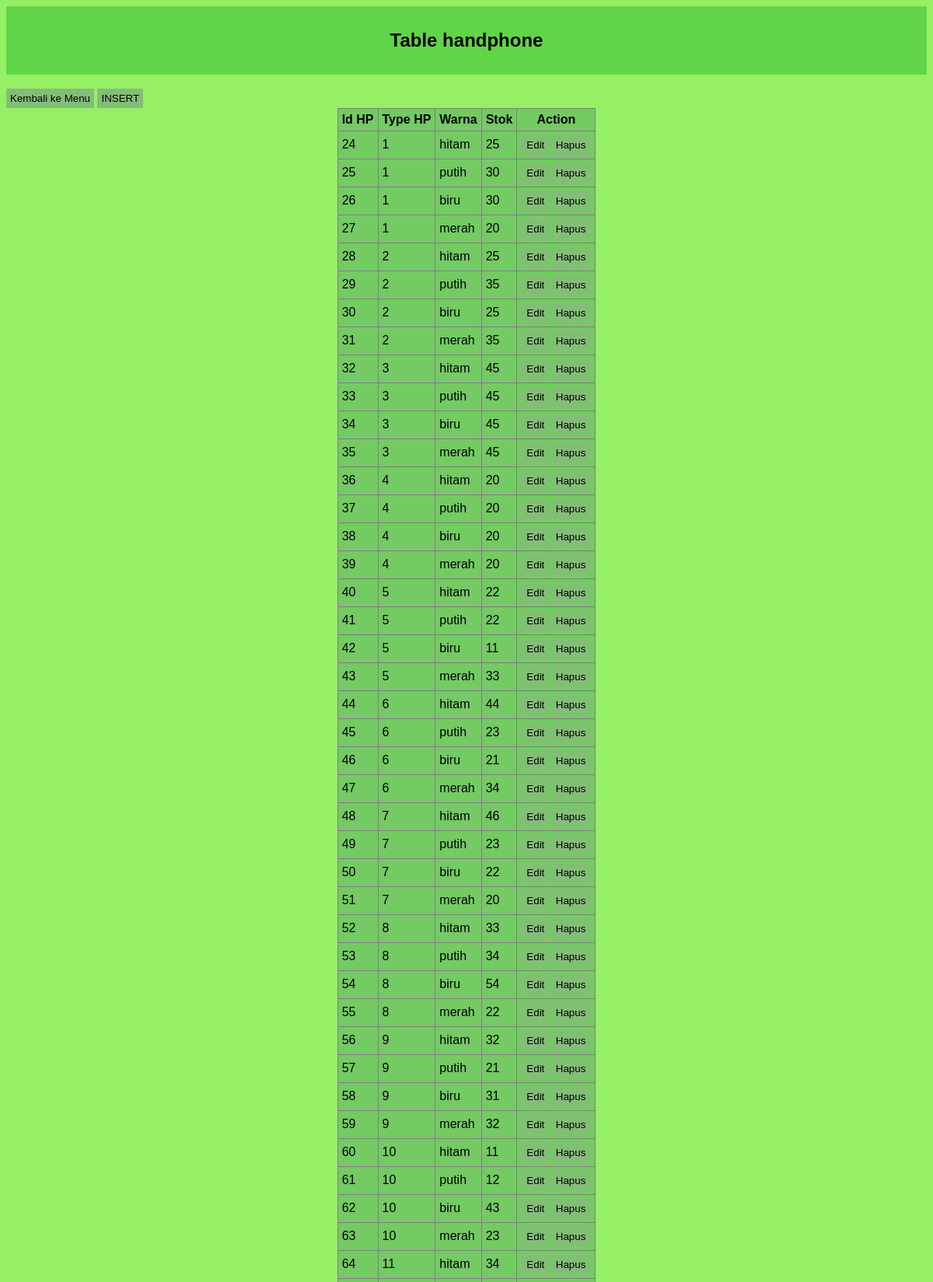
Screenshot of /Table_HP.php (upper part) with the database file from the repository.
### tables this page shows
CREATE TABLE `handphone` (
  `Id_HP` int(11) NOT NULL AUTO_INCREMENT,
  `Type_HP` int(11) DEFAULT NULL,
  `Warna` varchar(30) DEFAULT NULL,
  `Stok` int(11) DEFAULT NULL,
  PRIMARY KEY (`Id_HP`),
  KEY `Type_HP` (`Type_HP`),
  CONSTRAINT `handphone_ibfk_1` FOREIGN KEY (`Type_HP`) REFERENCES `type_` (`Type_HP`)
);

### Table_HP.php (the view, shortened to what this page needs)
<!DOCTYPE html>
<html>
<head>
	<link rel="stylesheet" type="text/css" href="style.css">
</head>
<body>
	<div class="judul">
		<h2>Table handphone</h2>
	</div>
	<br />
    <a href="index.php">
		<button>Kembali ke Menu</button>
	</a>
	<a href="tambah_HP.php">
		<button>INSERT</button>
	</a>
        <table border="1" align="center" class="table">
			<tr>
				<th>Id HP</th>
				<th>Type HP</th>
                <th>Warna</th>
                <th>Stok</th>
				<th>Action</th>
			</tr>
			<?php
			include "koneksi.php";
			$query = mysqli_query($con, "SELECT * FROM handphone") or die(mysqli_error($con));
			while($data = mysqli_fetch_array($query)) { ?>
				<tr>
				<td><?php echo $data['Id_HP']; ?></td>
					<td><?php echo $data['Type_HP']; ?></td>
                    <td><?php echo $data['Warna']; ?></td>
                    <td><?php echo $data['Stok']; ?></td>
					<td width="90px" align="center">
						<a href="edit_HP.php?Id_HP=<?php echo $data['Id_HP']; ?>"><button>Edit</button></a>
						<a href="proses_hapus_HP.php?Id_HP=<?php echo $data['Id_HP']; ?>" onclick="return confirm('Yakin hapus data?')"><button>Hapus</button></a>
					</td>
				</tr>
			<?php
			} ?>
		</table>

### style.css (style rules this page uses)
body { font-family: 'Gill Sans', 'Gill Sans MT', Calibri, 'Trebuchet MS', sans-serif; background: rgb(149, 240, 101); }
.judul { background: #61d549; padding: 10px; text-align: center; }
a { text-decoration: none; }
button { border: 0px; padding: 5px; background-color: #83be77; }
.table { background-color: #74ca63; border-color: ; border-collapse: collapse; }
.table tr th, .table tr td { padding: 5px; }

### rows the page displays
handphone: Id_HP "24", Type_HP "1", Warna "hitam", Stok "25"
handphone: Id_HP "25", Type_HP "1", Warna "putih", Stok "30"
handphone: Id_HP "26", Type_HP "1", Warna "biru", Stok "30"
handphone: Id_HP "27", Type_HP "1", Warna "merah", Stok "20"
handphone: Id_HP "28", Type_HP "2", Warna "hitam", Stok "25"
handphone: Id_HP "29", Type_HP "2", Warna "putih", Stok "35"
handphone: Id_HP "30", Type_HP "2", Warna "biru", Stok "25"
handphone: Id_HP "31", Type_HP "2", Warna "merah", Stok "35"
handphone: Id_HP "32", Type_HP "3", Warna "hitam", Stok "45"
handphone: Id_HP "33", Type_HP "3", Warna "putih", Stok "45"
handphone: Id_HP "34", Type_HP "3", Warna "biru", Stok "45"
handphone: Id_HP "35", Type_HP "3", Warna "merah", Stok "45"
handphone: Id_HP "36", Type_HP "4", Warna "hitam", Stok "20"
handphone: Id_HP "37", Type_HP "4", Warna "putih", Stok "20"
handphone: Id_HP "38", Type_HP "4", Warna "biru", Stok "20"
handphone: Id_HP "39", Type_HP "4", Warna "merah", Stok "20"
handphone: Id_HP "40", Type_HP "5", Warna "hitam", Stok "22"
handphone: Id_HP "41", Type_HP "5", Warna "putih", Stok "22"
handphone: Id_HP "42", Type_HP "5", Warna "biru", Stok "11"
handphone: Id_HP "43", Type_HP "5", Warna "merah", Stok "33"
handphone: Id_HP "44", Type_HP "6", Warna "hitam", Stok "44"
handphone: Id_HP "45", Type_HP "6", Warna "putih", Stok "23"
handphone: Id_HP "46", Type_HP "6", Warna "biru", Stok "21"
handphone: Id_HP "47", Type_HP "6", Warna "merah", Stok "34"
handphone: Id_HP "48", Type_HP "7", Warna "hitam", Stok "46"
handphone: Id_HP "49", Type_HP "7", Warna "putih", Stok "23"
handphone: Id_HP "50", Type_HP "7", Warna "biru", Stok "22"
handphone: Id_HP "51", Type_HP "7", Warna "merah", Stok "20"
handphone: Id_HP "52", Type_HP "8", Warna "hitam", Stok "33"
handphone: Id_HP "53", Type_HP "8", Warna "putih", Stok "34"
handphone: Id_HP "54", Type_HP "8", Warna "biru", Stok "54"
handphone: Id_HP "55", Type_HP "8", Warna "merah", Stok "22"
handphone: Id_HP "56", Type_HP "9", Warna "hitam", Stok "32"
handphone: Id_HP "57", Type_HP "9", Warna "putih", Stok "21"
handphone: Id_HP "58", Type_HP "9", Warna "biru", Stok "31"
handphone: Id_HP "59", Type_HP "9", Warna "merah", Stok "32"
handphone: Id_HP "60", Type_HP "10", Warna "hitam", Stok "11"
handphone: Id_HP "61", Type_HP "10", Warna "putih", Stok "12"
handphone: Id_HP "62", Type_HP "10", Warna "biru", Stok "43"
handphone: Id_HP "63", Type_HP "10", Warna "merah", Stok "23"
handphone: Id_HP "64", Type_HP "11", Warna "hitam", Stok "34"
